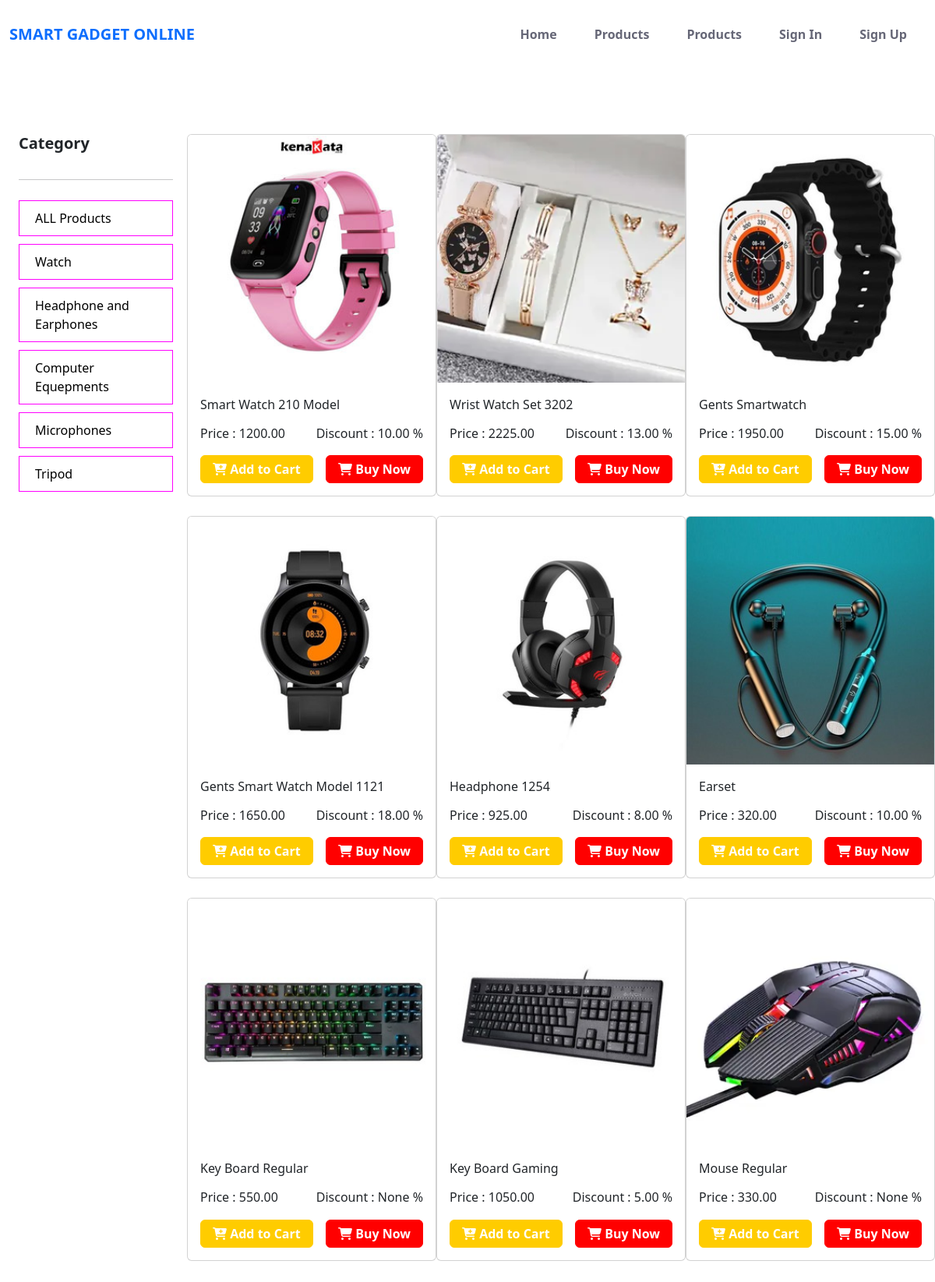
The page /Products/products/ on the database as committed earlier.
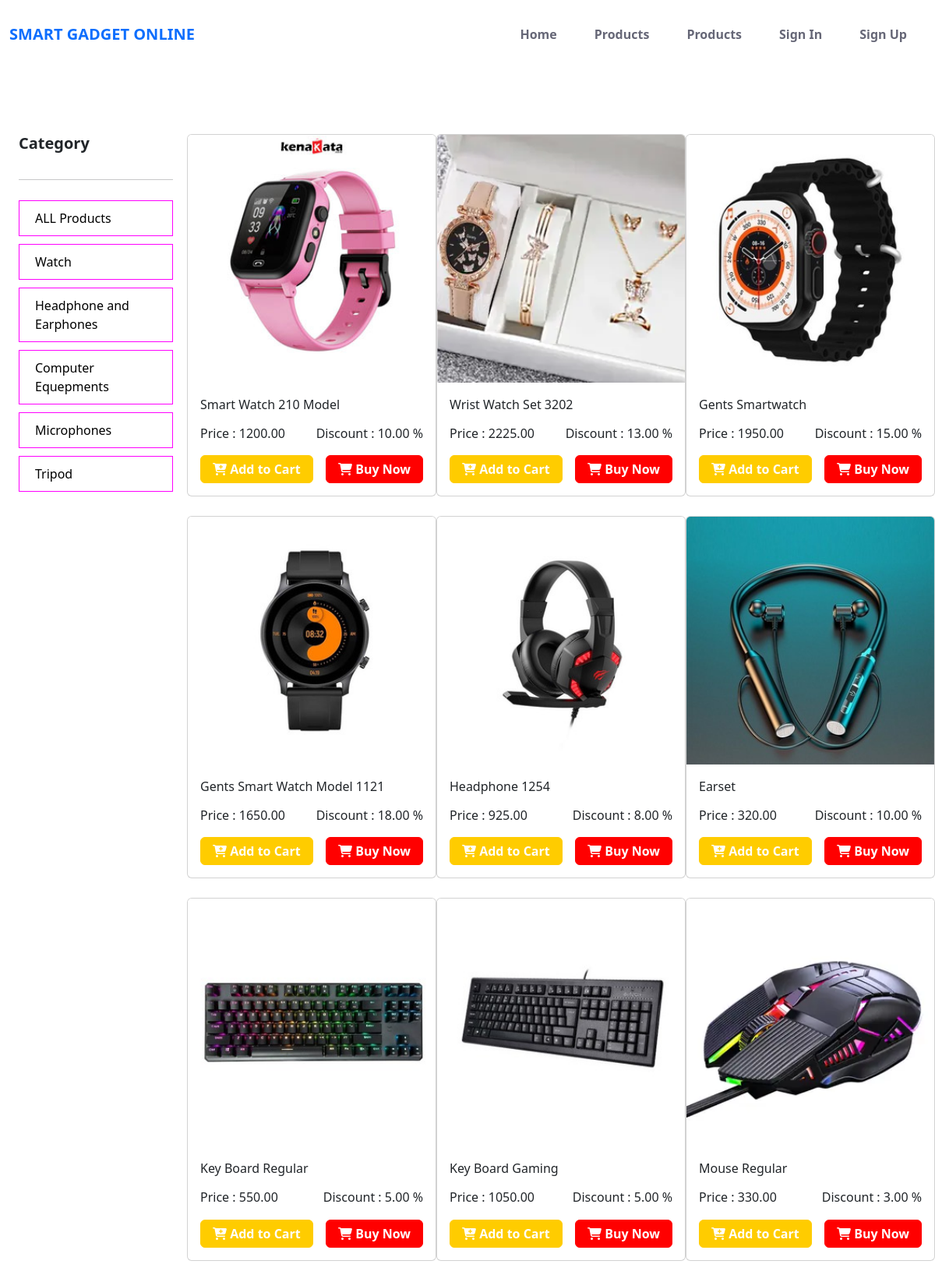
The same page on the database as committed later.
### product/models.py (models this page shows, shortened)
class product_info(models.Model):
    name = models.CharField(max_length=200)
    image = models.ImageField(upload_to="product/images/")
    details = models.TextField(max_length=500)
    category = models.ManyToManyField(Product_Category)
    price = models.DecimalField(max_digits=10, decimal_places=2, default=None)
    delevary_charge = models.DecimalField(
        blank=True, null=True, max_digits=10, decimal_places=2, default=0
    )
    discount = models.DecimalField(
        blank=True,
        null=True,
        max_digits=10,
        decimal_places=2,
        default=0,
        help_text="In Percentage",
    )
    total_available_quantity = models.CharField(max_length=5000)

### product/views.py (the view)
# urls.py: path("products/", views.diplay_products, name="display_products"),
def diplay_products(request, category_slug=None):
    products = product_info.objects.all()
    if category_slug is not None:
        category = Product_Category.objects.get(slug=category_slug)
        products = product_info.objects.filter(category=category)
    categories = Product_Category.objects.all()
    p = Paginator(product_info.objects.all(), 6)  # Paginator (objects,per page object)
    page = request.GET.get("page")
    product = p.get_page(page)
    return render(
        request,
        "display_product.html",
        {"products": products, "product": product, "category": categories},
    )

### product/templates/display_product.html (shortened to what this page needs)
{% extends "base.html" %} {%load static%} {%block stylelink%}
<link rel="stylesheet" href="{% static 'css/disp_pro.css' %}" />
{%endblock%} {%block content%}
<div class="prod_cont">
  <div class="prod-cat-cont">
    <div class="cat">
      <h5 class="fw-bold">Category</h5>
      <hr class="hr">
       <div class="cat_list">
          <a class="single_cat" href="{% url "display_products"%}">ALL Products</a>
        {%for cat in category%}
          <a class="single_cat" href="{% url "category_wise_products" cat.slug%}">{{cat.name}}</a>
        {%endfor%}
       </div>
    </div>
    <div class="products">
      {%for p in products%}
      <div class="card" style="width: 20rem">
        <div class="img_wrap">
          <a href="{%url "details" p.id%}">
            <img class="card-img-top" src="{{p.image.url}}" alt="Card image cap"/>
          </a>
        </div>
        <div class="card-body">
          <p class="texr-bold">{{p.name}}</p>
          <div class="d-flex justify-content-between">
            <h6 class="">Price : {{p.price}}</h6>
            <h6 class="">Discount : {{p.discount}} %</h6>
          </div>
          {%if p.total_available_quantity|add:0 > 0 %}
            <div class="d-flex justify-content-between">
                <a class="btn p_btn" href="{%url "myCart" p.id%}">
                  <i class="fas fa-cart-plus"></i> Add to Cart
                </a>
                <a class="btn d_btn" href="{%url "purchased_from_product_section" p.id%}">
                  <i class="fas fa-shopping-cart"></i> Buy Now
                </a>
            </div>
          {%endif%}
        </div>
      </div>
      {%endfor%}
    </div>
  </div>
</div>
{%endblock%}

Rows that differ between the two databases and show on the page:
changed product_info "Key Board Regular": discount "None" → "5.00"
changed product_info "Mouse Regular": discount "None" → "3.00"
